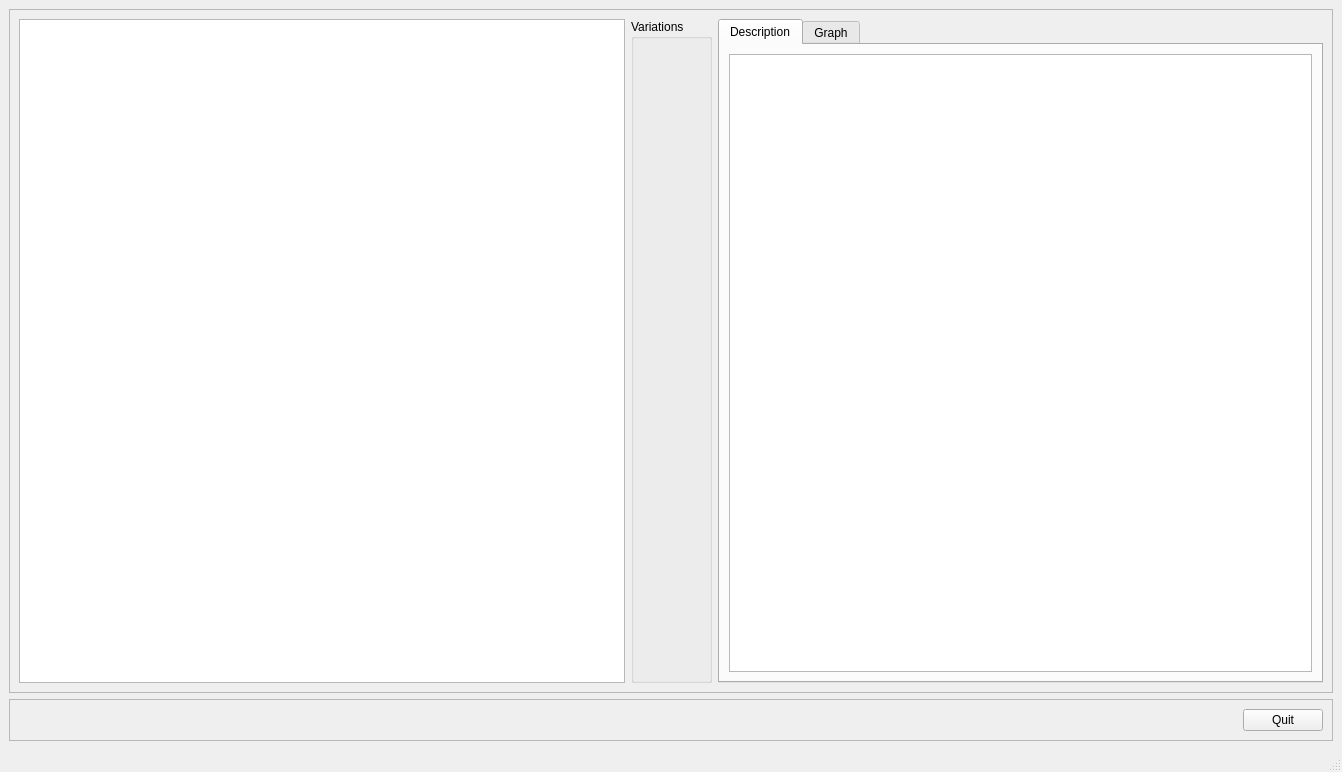
<?xml version="1.0" encoding="UTF-8"?>
<ui version="4.0">
 <class>MainWindow</class>
 <widget class="QMainWindow" name="MainWindow">
  <property name="geometry">
   <rect>
    <x>0</x>
    <y>0</y>
    <width>1342</width>
    <height>772</height>
   </rect>
  </property>
  <property name="windowTitle">
   <string>MainWindow</string>
  </property>
  <widget class="QWidget" name="centralwidget">
   <layout class="QGridLayout" name="gridLayout_3">
    <item row="0" column="0">
     <widget class="QFrame" name="frame">
      <property name="frameShape">
       <enum>QFrame::Shape::StyledPanel</enum>
      </property>
      <property name="frameShadow">
       <enum>QFrame::Shadow::Raised</enum>
      </property>
      <layout class="QHBoxLayout" name="horizontalLayout_2">
       <item>
        <widget class="QTreeView" name="treeView"/>
       </item>
       <item>
        <widget class="QGroupBox" name="groupBox_variations">
         <property name="title">
          <string>Variations</string>
         </property>
         <layout class="QVBoxLayout" name="verticalLayout"/>
        </widget>
       </item>
       <item>
        <widget class="QTabWidget" name="tabWidget">
         <property name="currentIndex">
          <number>0</number>
         </property>
         <widget class="QWidget" name="tab_description">
          <attribute name="title">
           <string>Description</string>
          </attribute>
          <layout class="QGridLayout" name="gridLayout">
           <item row="0" column="0">
            <widget class="QTextEdit" name="textEdit_description">
             <property name="acceptDrops">
              <bool>false</bool>
             </property>
             <property name="undoRedoEnabled">
              <bool>false</bool>
             </property>
             <property name="readOnly">
              <bool>true</bool>
             </property>
            </widget>
           </item>
          </layout>
         </widget>
         <widget class="QWidget" name="tab_graph">
          <attribute name="title">
           <string>Graph</string>
          </attribute>
          <layout class="QGridLayout" name="gridLayout_2">
           <item row="0" column="0">
            <widget class="QScrollArea" name="scrollArea_graph">
             <property name="widgetResizable">
              <bool>true</bool>
             </property>
             <widget class="QWidget" name="scrollAreaWidgetContents">
              <property name="geometry">
               <rect>
                <x>0</x>
                <y>0</y>
                <width>542</width>
                <height>540</height>
               </rect>
              </property>
              <layout class="QGridLayout" name="gridLayout_5">
               <item row="0" column="0">
                <layout class="QVBoxLayout" name="verticalLayout_graph"/>
               </item>
              </layout>
             </widget>
            </widget>
           </item>
          </layout>
         </widget>
        </widget>
       </item>
      </layout>
     </widget>
    </item>
    <item row="1" column="0">
     <widget class="QFrame" name="frame_2">
      <property name="frameShape">
       <enum>QFrame::Shape::StyledPanel</enum>
      </property>
      <property name="frameShadow">
       <enum>QFrame::Shadow::Raised</enum>
      </property>
      <layout class="QHBoxLayout" name="horizontalLayout">
       <item>
        <spacer name="horizontalSpacer">
         <property name="orientation">
          <enum>Qt::Orientation::Horizontal</enum>
         </property>
         <property name="sizeHint" stdset="0">
          <size>
           <width>1220</width>
           <height>20</height>
          </size>
         </property>
        </spacer>
       </item>
       <item>
        <widget class="QPushButton" name="pushButton_quit">
         <property name="text">
          <string>Quit</string>
         </property>
        </widget>
       </item>
      </layout>
     </widget>
    </item>
   </layout>
  </widget>
  <widget class="QMenuBar" name="menubar">
   <property name="geometry">
    <rect>
     <x>0</x>
     <y>0</y>
     <width>1342</width>
     <height>33</height>
    </rect>
   </property>
  </widget>
  <widget class="QStatusBar" name="statusbar"/>
 </widget>
 <resources/>
 <connections>
  <connection>
   <sender>pushButton_quit</sender>
   <signal>clicked()</signal>
   <receiver>MainWindow</receiver>
   <slot>close()</slot>
   <hints>
    <hint type="sourcelabel">
     <x>1289</x>
     <y>711</y>
    </hint>
    <hint type="destinationlabel">
     <x>670</x>
     <y>385</y>
    </hint>
   </hints>
  </connection>
 </connections>
</ui>
